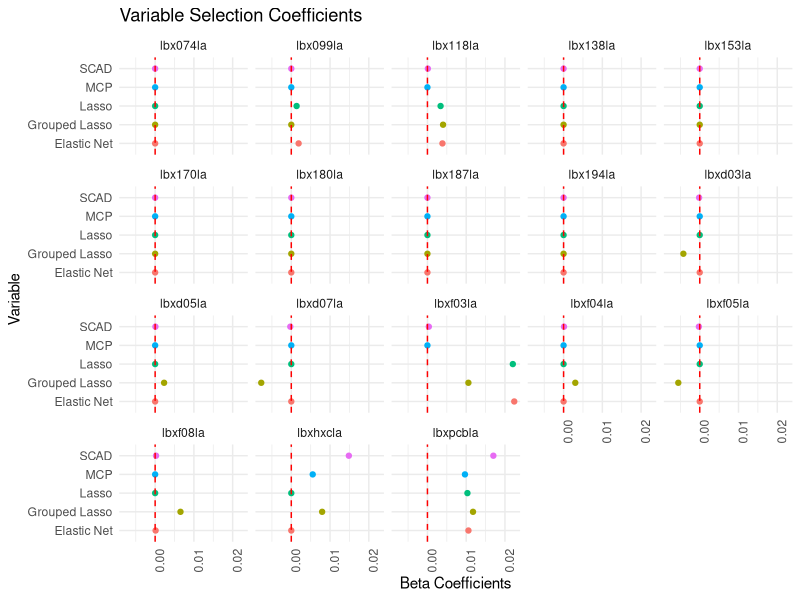

This chart was generated by the following R code:
## ---- chunk 1
#install.packages("tidyverse")
library(tidyverse)
## ---- chunk 2
grouped <- read_csv("./grouped_betas.csv")
ind <- read_csv("./ind_betas.csv")

plot_all <- rbind(grouped, ind) %>% filter(grepl("la$", variable)) 
## ---- chunk 3
plot_all %>%
  ggplot(aes(x = method, y = round(beta, 5))) + geom_point(aes(color = method)) +
  theme_minimal() + geom_hline(yintercept = 0, color = "red", linetype = "dashed") +
  theme(axis.text.x = element_text(angle = 90, hjust = 1), legend.position = "none") +
  facet_wrap( ~ variable) + coord_flip() + 
  labs(title = "Variable Selection Coefficients", 
       y = "Beta Coefficients",
       x = "Variable", 
       color = "Method")
